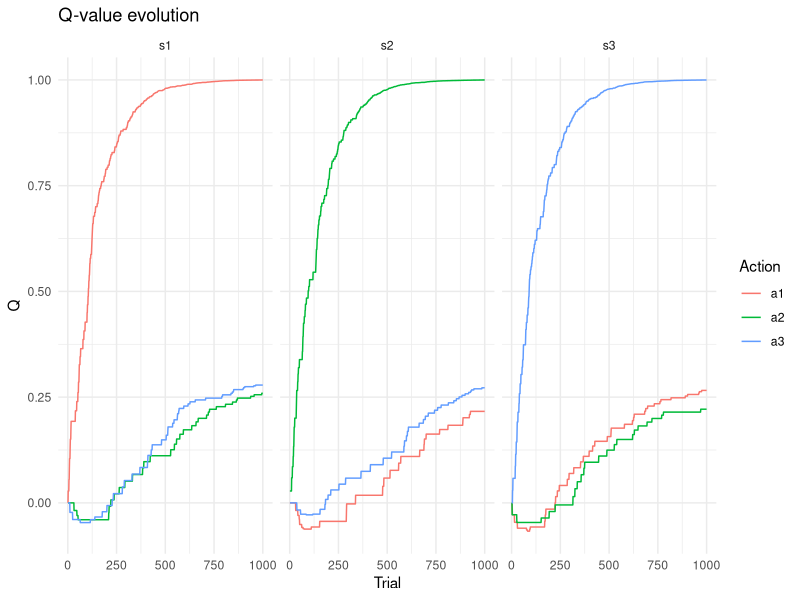

Write the R code that produced this figure.
## ---- chunk 1
knitr::opts_chunk$set( 
  eval = TRUE,
  echo = TRUE,
  message = FALSE, 
  warning = FALSE
)
## ---- chunk 2
rm(list = ls())
## ---- chunk 3
library(tidyverse)
## ---- chunk 4
n_trials <- 1000
states <- c("s1", "s2", "s3")
actions <- c("a1", "a2", "a3")

data <- tibble(
  state = factor(sample(states, n_trials, replace = TRUE)),
  action = NA,
  reward = NA,
  next_state = factor(dplyr::lead(state, 1))
)
head(data)
## ---- chunk 5
data <- data %>% 
  mutate(action = factor(ifelse((state == "s1"), 
                                sample(actions, 
                                       length(data$action[data$state == "s1"]), 
                                       replace = TRUE, 
                                       prob = c(0.8, 0.1, 0.1)), 
                                ifelse((state == "s2"), 
                                       sample(actions, 
                                              length(data$action[data$state == "s2"]), 
                                              replace = TRUE, 
                                              prob = c(0.1, 0.8, 0.1)),
                                       sample(actions, 
                                              length(data$action[data$state == "s3"]), 
                                              replace = TRUE, 
                                              prob = c(0.1, 0.1, 0.8))))),
         reward = as.numeric(ifelse((state == "s1" & action == "a1")|
                                      (state == "s2" & action == "a2")|
                                      (state == "s3" & action == "a3"), 1, -1)))
head(data)
## ---- chunk 6
table(data$state, data$action)
prop.table(table(data$reward))
## ---- chunk 7
Q_learn <- function(data, alpha, gamma) {
  # Inputs:
  # data  = data frame with columns 'state/action/reward/next_state'
  # alpha = learning rate [0,1]
  # gamma = future discounting factor [0,1]
  #
  # Outputs:
  # Q = final learned Q-values
  # Q_evolution = every iteration of Q-values
  
  # Create output objects
  Q <- matrix(0, nrow = length(unique(data$state)), 
              ncol = length(unique(data$action)),
              dimnames = list(levels(data$state),
                              levels(data$action)))
  Q_evolution <- list()
  
  # Iterate over each trial in data
  for (i in seq_len(nrow(data))) {
    # Extract current values
    current_state  = data$state[i]
    current_action = data$action[i]
    next_state     = data$next_state[i]
    current_reward = data$reward[i]
    
    if (i == nrow(data)) {
      # Do nothing for last trial (which has no 'next state')
      Q[current_state, current_action] = Q[current_state, current_action]
      Q_evolution[[i]] <- data.frame(Q)
    } else {
      # Update via Q-learning rule
      Q[current_state, current_action] = Q[current_state, current_action] +
        alpha * (current_reward + gamma * max(Q[next_state, ]) - Q[current_state, current_action])
      Q_evolution[[i]] <- data.frame(Q)
    }
  }
  list(data.frame(Q), Q_evolution)
}
## ---- chunk 8
learned <- Q_learn(data, alpha = 0.08, gamma = 0.65)
## ---- chunk 9
Q <- learned[[1]] 
## ---- chunk 10
Q_evolution <- learned[[2]]  
## ---- chunk 11
prop.table(Q)
round(prop.table(table(data$state, data$action)), 2)
## ---- chunk 12
Q_predict <- function(data, Q) {
  # Create output objects
  action <- numeric(nrow(data))
  # Iterate over each trial in data
  for (i in seq_len(nrow(data))) {
    # Extract current state
    current_state = data$state[i]
    # Predict action (i.e., given a state, choose action with largest Q-value)
    action[i] = names(Q)[which(Q[current_state, ] == max(Q[current_state, ]))]
  }
  action
}
## ---- chunk 13
predicted <- Q_predict(data, Q)
## ---- chunk 14
table(data.frame(state = data$state, predicted))
round(prop.table(table(data.frame(state = data$state, predicted))), 2)
## ---- chunk 15
df <- bind_rows(Q_evolution, .id = "trial")
df$trial <- as.numeric(df$trial)
df <- rownames_to_column(df, var = "state")
df$state[grepl("s1", df$state)] <- "s1"
df$state[grepl("s2", df$state)] <- "s2"
df$state[grepl("s3", df$state)] <- "s3"
df <- df %>% pivot_longer(cols = c("a1", "a2", "a3"), 
                          names_to = "action", 
                          values_to = "Q")
df$Q_normalized <- df$Q/max(df$Q)
head(df)
## ---- chunk 16
df %>% ggplot() +
  geom_line(aes(x = trial, 
                y = Q_normalized, 
                col = action)) +
  facet_grid(. ~ state) +
  labs(title = "Q-value evolution", 
       x = "Trial", 
       y = "Q", 
       col = "Action") +
  theme_minimal()
